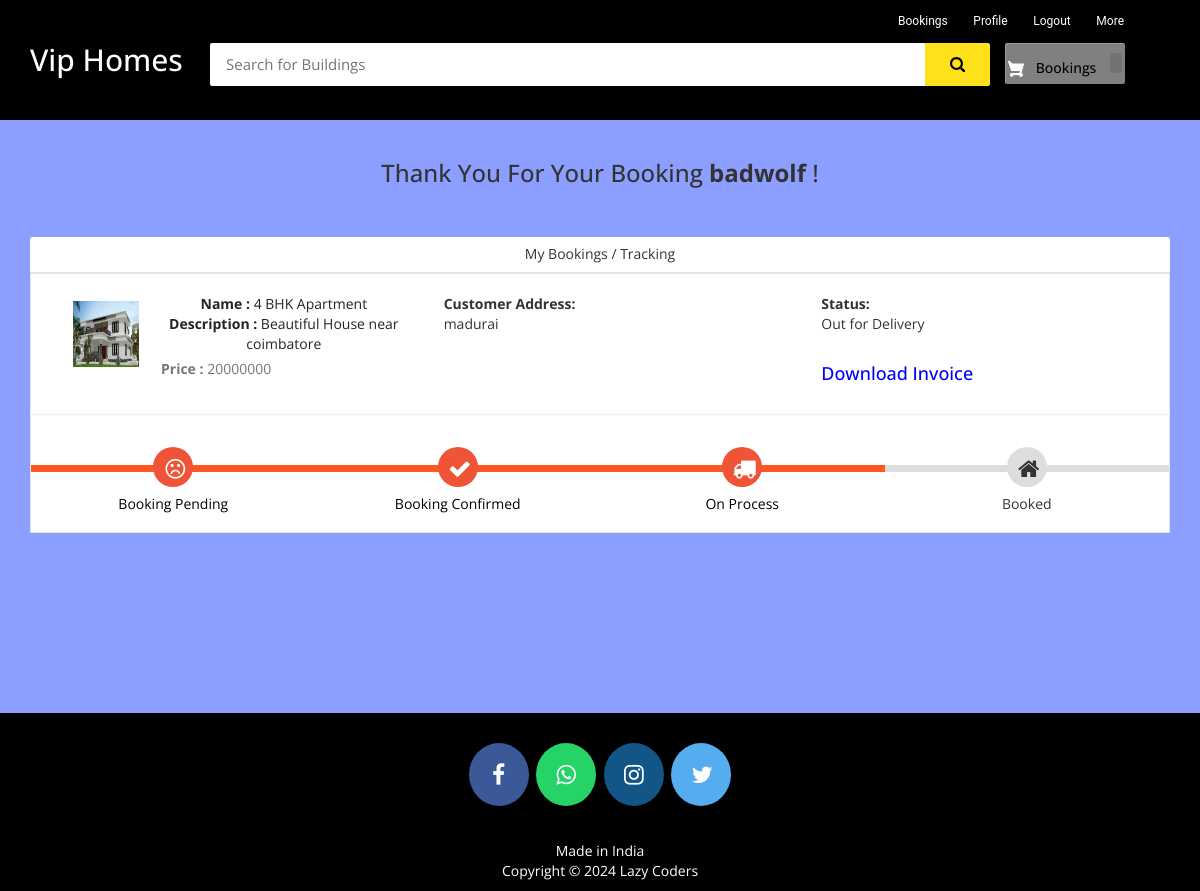
Page /my-order (signed in) on the committed database.
### ecom/models.py (models this page shows, shortened)
class Product(models.Model):
    name=models.CharField(max_length=40)
    product_image= models.ImageField(upload_to='product_image/',null=True,blank=True)
    price = models.PositiveIntegerField()
    description=models.CharField(max_length=40)

class Orders(models.Model):
    STATUS =(
        ('Pending','Pending'),
        ('Order Confirmed','Order Confirmed'),
        ('Out for Delivery','Out for Delivery'),
        ('Delivered','Delivered'),
    )
    customer=models.ForeignKey('Customer', on_delete=models.CASCADE,null=True)
    product=models.ForeignKey('Product',on_delete=models.CASCADE,null=True)
    email = models.CharField(max_length=50,null=True)
    address = models.CharField(max_length=500,null=True)
    mobile = models.CharField(max_length=20,null=True)
    order_date= models.DateField(auto_now_add=True,null=True)
    status=models.CharField(max_length=50,null=True,choices=STATUS)

### ecom/views.py (the view)
# urls.py: path('my-order', views.my_order_view,name='my-order'),
@login_required(login_url='customerlogin')
@user_passes_test(is_customer)
def my_order_view(request):
    customer=models.Customer.objects.get(user_id=request.user.id)
    orders=models.Orders.objects.all().filter(customer_id = customer)
    ordered_products=[]
    for order in orders:
        ordered_product=models.Product.objects.all().filter(id=order.product.id)
        ordered_products.append(ordered_product)
    return render(request,'ecom/my_order.html',{'data':zip(ordered_products,orders)})

### ecom/views.py (called while the page is built)
def is_customer(user):
    return user.groups.filter(name='CUSTOMER').exists()

### templates/ecom/my_order.html (shortened to what this page needs)
{% extends 'ecom/customer_base.html' %}
{% load static %}
{% block content %}
<br>
<h3 style="text-align:center;">Thank You For Your Booking  <strong>{{request.user}}</strong> !</h3> <br><br>
<div class="container">
    <header class="card-header" style="text-align:center;"> My Bookings / Tracking </header>
    {% for products,order in data %}
    <article class="card">
        <div class="card-body">
            <ul class="row" style="margin-left:20px;margin-top:20px;">
                <li class="col-md-4">
                  <figure class="itemside mb-3">
                    {%for product in products%}
                      <div class="aside"><img src="{% static product.product_image.url %}" class="img-sm border"></div>
                      <figcaption class="info align-self-center">
                          <p class="title"><strong>Name : </strong>{{product.name}} <br> <strong>Description : </strong>{{product.description}}</p> <span class="text-muted"><strong>Price : </strong>{{product.price}} </span>
                      </figcaption>
                  </figure>
                </li>
                <li class="col-md-4">
                    <div class="col"> <strong>Customer Address:</strong> <br> {{order.address}}</div>
                </li>
                <li class="col-md-4">
                    <div class="col"> <strong>Status:</strong> <br> {{order.status}} </div> <br>
                    <h4><a style="text-decoration:none; color:blue;" href="{% url 'download-invoice' order.id product.id  %}" >Download Invoice</a></h4>
                </li>
                {%endfor%}
            </ul>
            <hr>
            <div class="track">
                {%if order.status == 'Pending' %}
                <div class="step active"> <span class="icon"> <i style="padding-top:5px; padding-right:20px;" class="fa fa-frown-o"></i> </span> <span class="text">Booking Pending</span> </div>
                <div class="step "> <span class="icon"> <i style="padding-top:5px; padding-right:20px;" class="fa fa-check"></i> </span> <span class="text"> Booking Confirmed</span> </div>
                <div class="step "> <span class="icon"> <i style="padding-top:5px; padding-right:20px;" class="fa fa-truck"></i> </span> <span class="text"> On Process </span> </div>
                <div class="step "> <span class="icon"> <i style="padding-top:5px; padding-right:20px;" class="fa fa-home"></i> </span> <span class="text">Booked</span> </div>
                {%elif order.status == 'Out for Delivery'%}
                <div class="step active"> <span class="icon"> <i style="padding-top:5px; padding-right:20px;" class="fa fa-frown-o"></i> </span> <span class="text">Booking Pending</span> </div>
                <div class="step active"> <span class="icon"> <i style="padding-top:5px; padding-right:20px;" class="fa fa-check"></i> </span> <span class="text"> Booking Confirmed</span> </div>
                <div class="step active"> <span class="icon"> <i style="padding-top:5px; padding-right:20px;" class="fa fa-truck"></i> </span> <span class="text"> On Process </span> </div>
                <div class="step "> <span class="icon"> <i style="padding-top:5px; padding-right:20px;" class="fa fa-home"></i> </span> <span class="text">Booked</span> </div>
                {%endif%}
            </div>
        </div>
    </article><br>
    {%endfor%}
</div>
<br><br><br><br><br>
{% endblock content %}

### templates/ecom/customer_base.html (style rules this page uses)
body { background-color: #ebe0e0 }
.fa { font-size: 23px; width: 60px; text-align: center; text-decoration: none; margin: 5px 2px; border-radius: 50%; }
p { text-align: center; }

### templates/ecom/my_order.html (style rules this page uses)
body { background-color: #8C9EFF; font-family: 'Open Sans', serif }
.container { margin-top: 0px; margin-bottom: 0px }
.card { position: relative; display: -webkit-box; display: -ms-flexbox; display: flex; -webkit-box-orient: vertical; -webkit-box-direction: normal; -ms-flex-direction: column; flex-direction: column; min-width: 0; word-wrap: break-word; background-color: #fff; background-clip: border-box; border: 1px solid rgba(0, 0, 0, 0.1); border-radius: 0.10rem }
.card-header:first-child { border-radius: calc(0.37rem - 1px) calc(0.37rem - 1px) 0 0 }
.card-header { padding: 0.75rem 1.25rem; margin-bottom: 0; background-color: #fff; border-bottom: 1px solid rgba(0, 0, 0, 0.1) }
.track { position: relative; background-color: #ddd; height: 7px; display: -webkit-box; display: -ms-flexbox; display: flex; margin-bottom: 60px; margin-top: 50px }
.track .step { -webkit-box-flex: 1; -ms-flex-positive: 1; flex-grow: 1; width: 25%; margin-top: -18px; text-align: center; position: relative }
.track .step.active:before { background: #FF5722 }
.track .step::before { height: 7px; position: absolute; content: ""; width: 100%; left: 0; top: 18px }
.track .step.active .icon { background: #ee5435; color: #fff }
.track .icon { display: inline-block; width: 40px; height: 40px; line-height: 40px; position: relative; border-radius: 100%; background: #ddd }
.track .step.active .text { font-weight: 400; color: #000 }
.track .text { display: block; margin-top: 7px }
.itemside { position: relative; display: -webkit-box; display: -ms-flexbox; display: flex; width: 100% }
.itemside .aside { position: relative; -ms-flex-negative: 0; flex-shrink: 0 }
.img-sm { width: 80px; height: 80px; padding: 7px }
ul.row, ul.row-sm { list-style: none; padding: 0 }
.itemside .info { padding-left: 15px; padding-right: 7px }
.itemside .title { display: block; margin-bottom: 5px; color: #212529 }
p { margin-top: 0; margin-bottom: 1rem }

### rows in the picture
Orders: address "madurai", status "Out for Delivery", shows "Booking Pending"
Product: product_image (picture), name "4 BHK Apartment", description "Beautiful House near coimbatore", price "20000000"

### other values in the picture
{{ request.user }} "badwolf"
